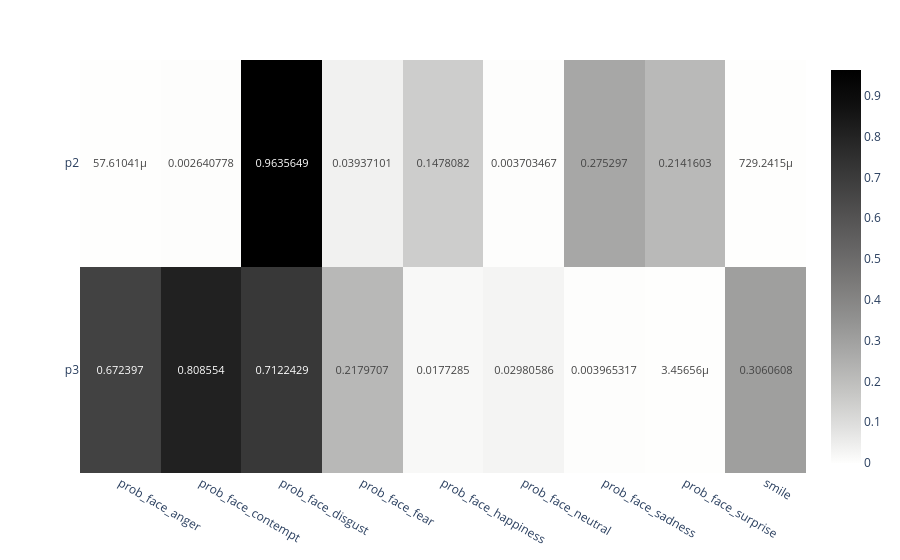

The notebook cell this image was saved under:
### Code cell
fig_p

### Figure 1 — Plotly figure (JSON) as saved in the notebook; plotly's stock layout.template omitted (floating-point values rounded to 4 significant figures)
{"data": [{"coloraxis": "coloraxis", "hovertemplate": "x: %{x}<br>y: %{y}<br>color: %{z}<extra></extra>", "name": "0", "texttemplate": "%{z}", "type": "heatmap", "x": ["prob_face_anger", "prob_face_contempt", "prob_face_disgust", "prob_face_fear", "prob_face_happiness", "prob_face_neutral", "prob_face_sadness", "prob_face_surprise", "smile"], "xaxis": "x", "y": ["p2", "p3"], "yaxis": "y", "z": [[5.761e-05, 0.002641, 0.9636, 0.03937, 0.1478, 0.003703, 0.2753, 0.2142, 0.0007292], [0.6724, 0.8086, 0.7122, 0.218, 0.01773, 0.02981, 0.003965, 3.457e-06, 0.3061]]}], "layout": {"coloraxis": {"colorscale": [[0, "rgb(254, 254, 253)"], [0.09091, "rgb(224, 224, 223)"], [0.1818, "rgb(197, 197, 195)"], [0.2727, "rgb(171, 171, 170)"], [0.3636, "rgb(146, 146, 145)"], [0.4545, "rgb(124, 123, 122)"], [0.5455, "rgb(102, 101, 101)"], [0.6364, "rgb(81, 80, 80)"], [0.7273, "rgb(59, 59, 59)"], [0.8182, "rgb(38, 38, 38)"], [0.9091, "rgb(16, 16, 16)"], [1, "rgb(0, 0, 0)"]]}, "margin": {"t": 60}, "xaxis": {"anchor": "y", "domain": [0, 1]}, "yaxis": {"anchor": "x", "autorange": "reversed", "domain": [0, 1]}}}
